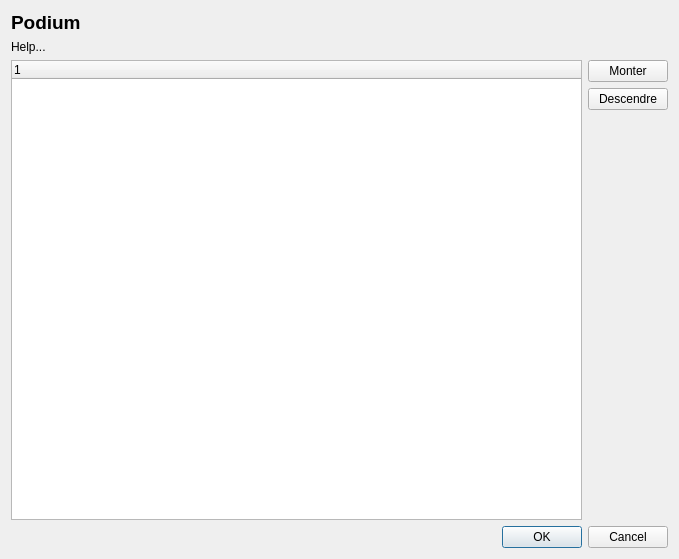
<?xml version="1.0" encoding="UTF-8"?>
<ui version="4.0">
 <class>DialogPodiumRR</class>
 <widget class="QDialog" name="DialogPodiumRR">
  <property name="geometry">
   <rect>
    <x>0</x>
    <y>0</y>
    <width>679</width>
    <height>559</height>
   </rect>
  </property>
  <property name="windowTitle">
   <string>Podium</string>
  </property>
  <layout class="QVBoxLayout" name="verticalLayout_2">
   <item>
    <widget class="QLabel" name="label">
     <property name="font">
      <font>
       <pointsize>14</pointsize>
       <bold>true</bold>
      </font>
     </property>
     <property name="text">
      <string>Podium</string>
     </property>
    </widget>
   </item>
   <item>
    <widget class="QLabel" name="labelHelp">
     <property name="text">
      <string>Help...</string>
     </property>
     <property name="wordWrap">
      <bool>true</bool>
     </property>
    </widget>
   </item>
   <item>
    <layout class="QHBoxLayout" name="horizontalLayout">
     <item>
      <widget class="QTreeWidget" name="treeWidget">
       <column>
        <property name="text">
         <string notr="true">1</string>
        </property>
       </column>
      </widget>
     </item>
     <item>
      <layout class="QVBoxLayout" name="verticalLayoutButtons">
       <item>
        <widget class="QPushButton" name="pushButtonUp">
         <property name="text">
          <string>Monter</string>
         </property>
         <property name="icon">
          <iconset theme="go-up">
           <normaloff>.</normaloff>.</iconset>
         </property>
        </widget>
       </item>
       <item>
        <widget class="QPushButton" name="pushButtonDown">
         <property name="text">
          <string>Descendre</string>
         </property>
         <property name="icon">
          <iconset theme="go-down">
           <normaloff>.</normaloff>.</iconset>
         </property>
        </widget>
       </item>
       <item>
        <spacer name="verticalSpacer">
         <property name="orientation">
          <enum>Qt::Vertical</enum>
         </property>
         <property name="sizeHint" stdset="0">
          <size>
           <width>20</width>
           <height>40</height>
          </size>
         </property>
        </spacer>
       </item>
      </layout>
     </item>
    </layout>
   </item>
   <item>
    <widget class="QDialogButtonBox" name="buttonBox">
     <property name="orientation">
      <enum>Qt::Horizontal</enum>
     </property>
     <property name="standardButtons">
      <set>QDialogButtonBox::Cancel|QDialogButtonBox::Ok</set>
     </property>
    </widget>
   </item>
  </layout>
 </widget>
 <resources/>
 <connections>
  <connection>
   <sender>buttonBox</sender>
   <signal>accepted()</signal>
   <receiver>DialogPodiumRR</receiver>
   <slot>accept()</slot>
   <hints>
    <hint type="sourcelabel">
     <x>248</x>
     <y>254</y>
    </hint>
    <hint type="destinationlabel">
     <x>157</x>
     <y>274</y>
    </hint>
   </hints>
  </connection>
  <connection>
   <sender>buttonBox</sender>
   <signal>rejected()</signal>
   <receiver>DialogPodiumRR</receiver>
   <slot>reject()</slot>
   <hints>
    <hint type="sourcelabel">
     <x>316</x>
     <y>260</y>
    </hint>
    <hint type="destinationlabel">
     <x>286</x>
     <y>274</y>
    </hint>
   </hints>
  </connection>
 </connections>
</ui>
